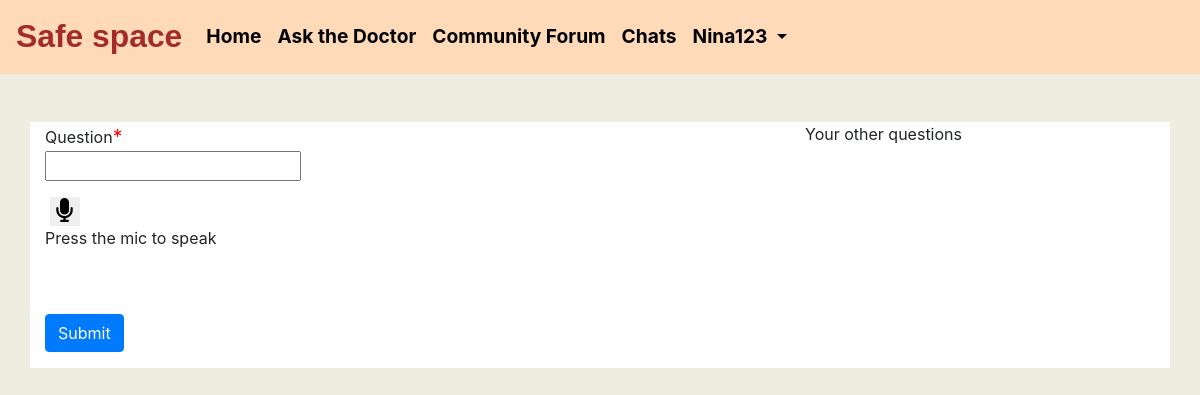
The app's page /ask_the_doctor/ask/1/ (signed in), older data.
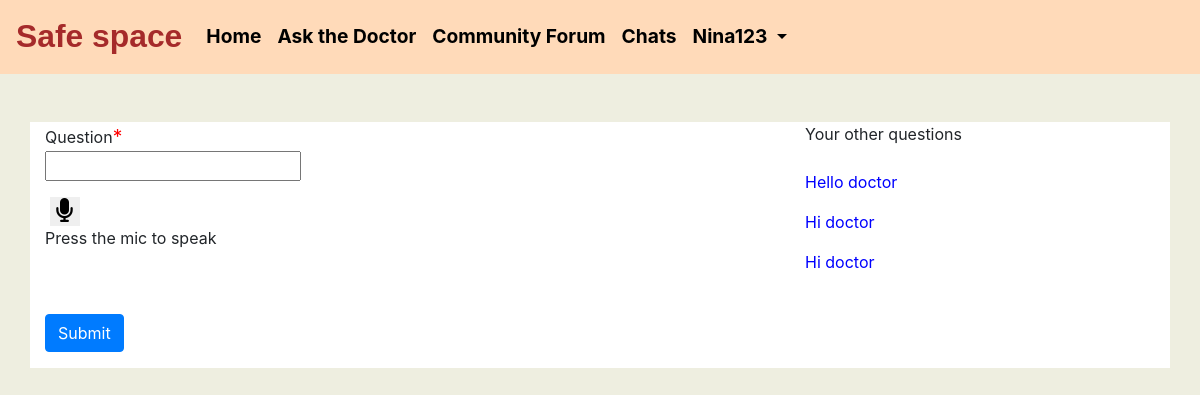
The same page, newer data.
### Ask_the_doctor/models.py (models this page shows, shortened)
class question_to_therapist(models.Model):
	class Meta:
		verbose_name_plural="Questions for therapists"
	id=models.AutoField(primary_key=True,unique=True)
	user=models.ForeignKey(Profile,on_delete=models.CASCADE,related_name='questionfortherapist',blank=True,null=True)
	therapist=models.ForeignKey(Therapist,on_delete=models.CASCADE,related_name='questionfortherapist',blank=True,null=True)
	question=RichTextField(blank=True,null=True)
	date=models.DateTimeField(auto_now_add=True)

### Ask_the_doctor/views.py (the view, shortened to what this page needs)
# urls.py: path('ask/<int:pk>/',views.NewQuestionView.as_view(), name="ask"),
class NewQuestionView(LoginRequiredMixin,CreateView):
	model=question_to_therapist
	form_class=QuestionForm
	def get_context_data(self,**kwargs):
		context=super().get_context_data(**kwargs)
		user_=self.request.user.profile
		context["questions"] = question_to_therapist.objects.filter(user=user_).order_by('id')
		return context
	'''def get(self,request,*args,**kwargs):
		return render(request,'ask_the_doctor/ask.html')

	def post(self,request,*args,**kwargs):

		questionform = QuestionForm(request.POST)

		therapist_ = get_object_or_404(Therapist, pk=self.kwargs.get('pk'))
		if questionform.is_valid():
			question = questionform.save(commit=False)
			question.user = request.user.profile
			question.therapist=therapist_

			question.question=questionform.cleaned_data.get('question')

			question.save()
			return render(request,'ask_the_doctor/ask.html',{'form' :questionform})
			#return render('ask_the_doctor/ask/<int:pk>/')

		return render(request,'ask_the_doctor/')
	'''

### Ask_the_doctor/forms.py
class QuestionForm(forms.ModelForm):
	question=forms.CharField(widget=CKEditorWidget(attrs={'class': 'form-control','placeholder': 'Type here'}))
	class Meta:
		model=question_to_therapist
		fields=['question']
		'''widgets={

	    		'question':forms.Textarea(attrs={'class':'form-control','label':'question','placeholder': 'Type here...'})
	    	}'''

### Ask_the_doctor/templates/Ask_the_doctor/question_to_therapist_form.html (shortened to what this page needs)
{% extends 'Ask_the_doctor/base.html' %}
{% block content %}
<br><br>
	<div class="container" style="background-color: white;">
		<div class="row">
			<br>
				<div class="col-lg-8 col-md-8 col-sm-12 col-xs-12 inner-box">
					<div class="form-group">
						<form method="POST">
							<p>
							{% for field in form %}
								{{field.label}}<span style="color: red;font-size: 1.2rem;">*</span><br>
								{{field}}
							{% endfor %}
							</p>
							&nbsp;<button type="button" onclick="record1()" class="re"><i class="fas fa-microphone mic"></i></button>
							<p id="instructions">Press the mic to speak</p>
							<br><br>
							<input type="submit" class="btn btn-primary" name="Submit">
						</form>
					</div>
				</div>
		<div class="col-lg-4 col-md-4 col-sm-12 col-xs-12">
		Your other questions <br><br>
				{% for questions in questions %}
                <a href="/ask_the_doctor/my_questions/{{questions.id}}" class="card-title flip">{{questions.question|safe}}</a>
				{% endfor %}
		</div>
		</div>
		</div>
{% endblock %}

Row changes from the older to the newer data that the page shows:
added question_to_therapist: question "Hello doctor"
added question_to_therapist: question "Hi doctor"
added question_to_therapist: question "Hi doctor"
